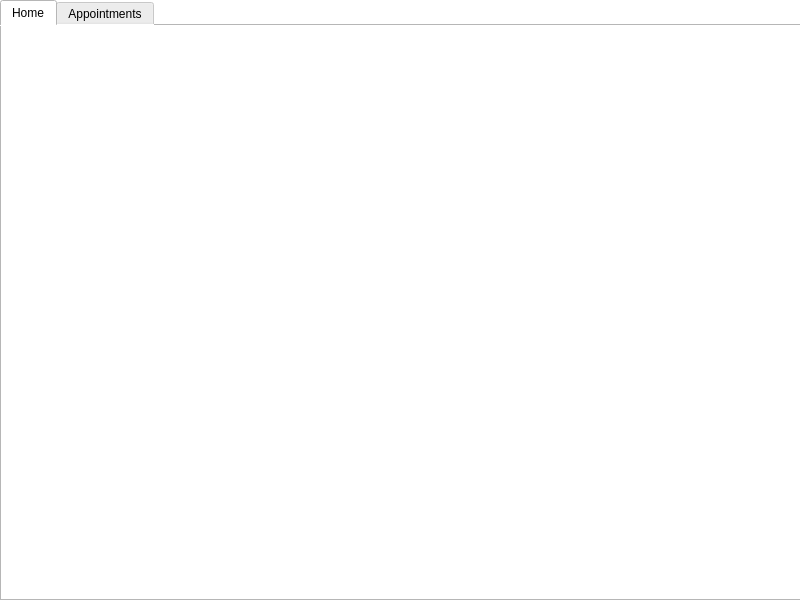
<?xml version="1.0" encoding="UTF-8"?>
<ui version="4.0">
 <class>LoginWindow</class>
 <widget class="QWidget" name="LoginWindow">
  <property name="geometry">
   <rect>
    <x>0</x>
    <y>0</y>
    <width>800</width>
    <height>600</height>
   </rect>
  </property>
  <property name="windowTitle">
   <string>Widget</string>
  </property>
  <property name="styleSheet">
   <string notr="true">background-color: rgb(255, 255, 255);</string>
  </property>
  <widget class="QTabWidget" name="tabWidget">
   <property name="geometry">
    <rect>
     <x>0</x>
     <y>0</y>
     <width>801</width>
     <height>601</height>
    </rect>
   </property>
   <property name="autoFillBackground">
    <bool>false</bool>
   </property>
   <property name="tabShape">
    <enum>QTabWidget::Rounded</enum>
   </property>
   <property name="currentIndex">
    <number>0</number>
   </property>
   <widget class="QWidget" name="Home">
    <attribute name="title">
     <string>Home</string>
    </attribute>
   </widget>
   <widget class="QWidget" name="appointment">
    <attribute name="title">
     <string>Appointments</string>
    </attribute>
   </widget>
  </widget>
 </widget>
 <resources/>
 <connections/>
</ui>
